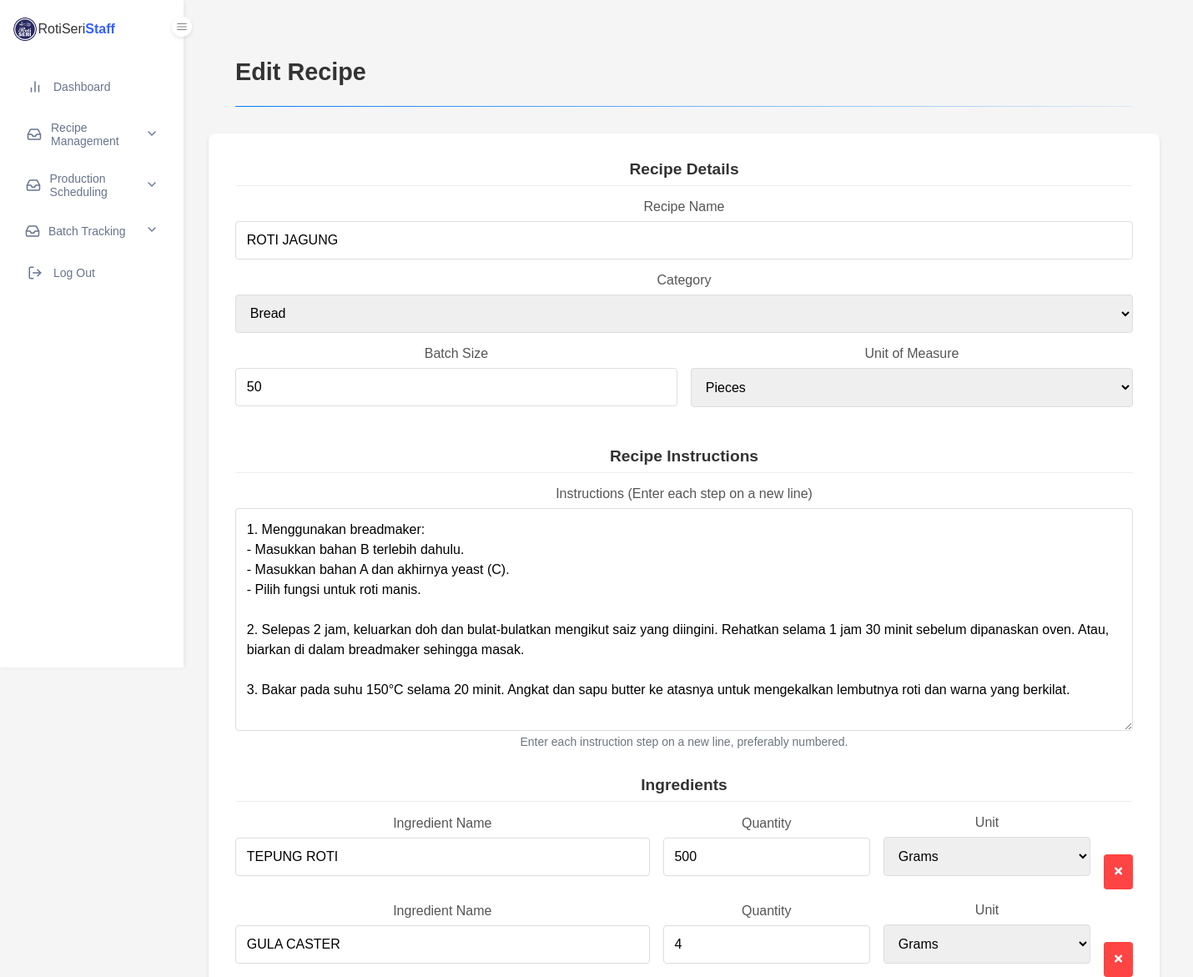
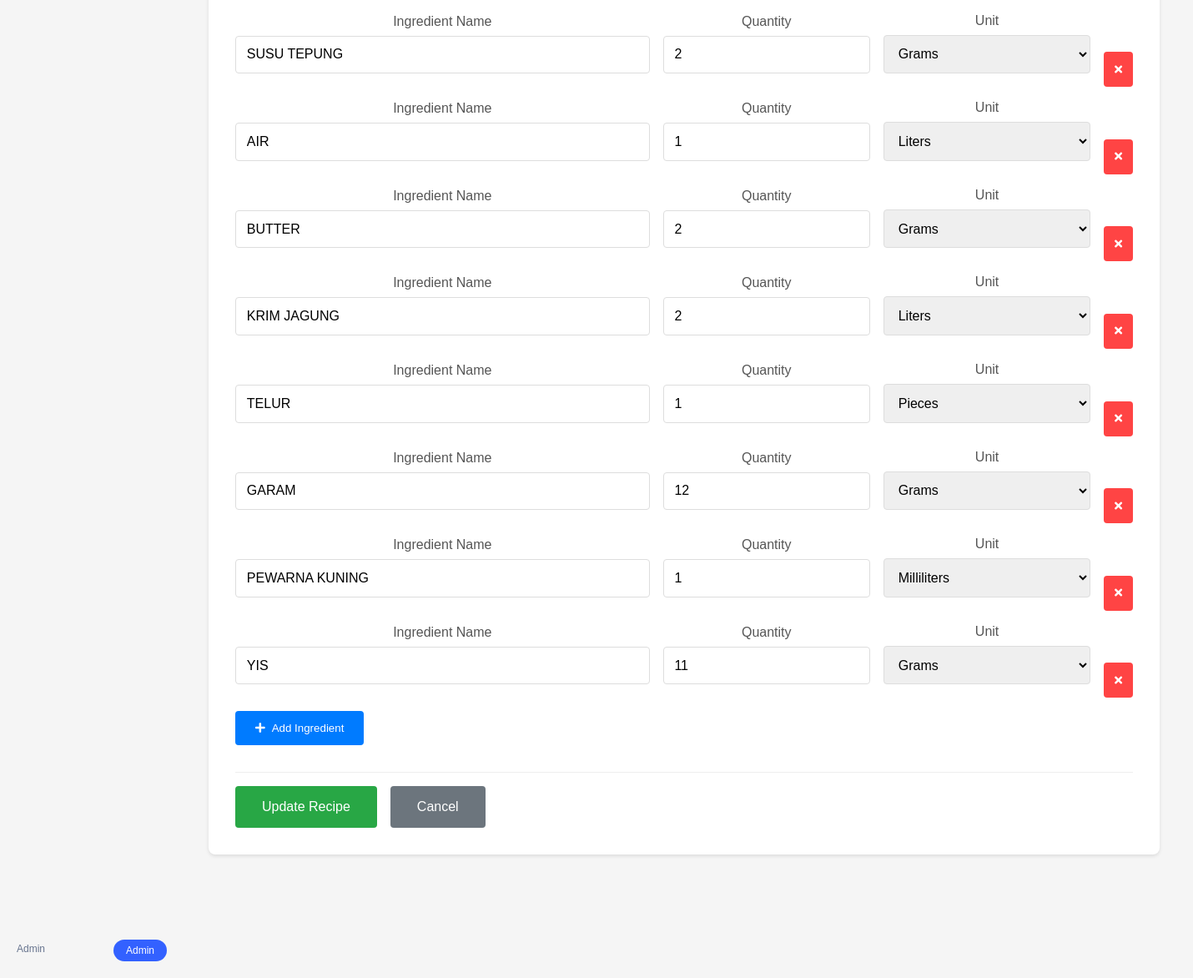
/rotiseriproduction/edit_recipe.php?id=16 (signed in), run on the app's committed database (2 pictures, top to bottom).
### tables this page shows
CREATE TABLE `tbl_recipe` (
  `recipe_id` int(6) NOT NULL,
  `recipe_name` varchar(100) NOT NULL,
  `recipe_category` varchar(100) NOT NULL,
  `recipe_batchSize` int(6) NOT NULL,
  `recipe_unitOfMeasure` varchar(50) NOT NULL,
  `recipe_instructions` text NOT NULL,
  `recipe_dateCreated` timestamp NOT NULL DEFAULT current_timestamp(),
  `recipe_dateUpdated` timestamp NOT NULL DEFAULT current_timestamp() ON UPDATE current_timestamp(),
  `image_path` varchar(255) DEFAULT NULL
);

CREATE TABLE `tbl_ingredients` (
  `ingredient_id` int(6) NOT NULL,
  `product_id` varchar(10) DEFAULT NULL,
  `recipe_id` int(6) NOT NULL,
  `ingredient_name` varchar(200) NOT NULL,
  `ingredient_quantity` int(6) NOT NULL,
  `ingredient_unitOfMeasure` varchar(50) NOT NULL,
  `inventory_units_required` decimal(10,4) DEFAULT NULL,
  `conversion_factor` decimal(10,4) DEFAULT NULL,
  `conversion_notes` text DEFAULT NULL
);

### rotiseriproduction/edit_recipe.php (the view, shortened to what this page needs)
<?php
require_once 'config/db_connection.php';
$recipe_id = $_GET['id'];
try {
    $stmt = $conn->prepare("SELECT * FROM tbl_recipe WHERE recipe_id = ?");
    $stmt->execute([$recipe_id]);
    $recipe = $stmt->fetch(PDO::FETCH_ASSOC);
    $stmt = $conn->prepare("SELECT * FROM tbl_ingredients WHERE recipe_id = ?");
    $stmt->execute([$recipe_id]);
    $ingredients = $stmt->fetchAll(PDO::FETCH_ASSOC);
} catch(PDOException $e) {
    $error_message = "Error: " . $e->getMessage();
}
?>
<!DOCTYPE html>
<html lang="en">
<head>
    <link rel="stylesheet" href="css/style.css">
    <link rel="stylesheet" href="css/dashboard.css">
    <link rel="stylesheet" href="css/add_recipe.css">
    <link rel="stylesheet" href="https://cdnjs.cloudflare.com/ajax/libs/font-awesome/5.15.4/css/all.min.css">
</head>
<body>
    <?php include 'includes/dashboard_navigation.php'; ?>
    <main class="main-content">
        <div class="page-header">
            <h1>Edit Recipe</h1>
            <div class="divider"></div>
        </div>
        <form method="POST" class="recipe-form">
            <div class="form-section">
                <h2>Recipe Details</h2>
                <div class="form-group">
                    <label for="recipe_name">Recipe Name</label>
                    <input type="text" id="recipe_name" name="recipe_name" value="<?php echo htmlspecialchars($recipe['recipe_name']); ?>" required>
                </div>
                <div class="form-group">
                    <label for="recipe_category">Category</label>
                    <select id="recipe_category" name="recipe_category" required>
                        <option value="Bread" <?php echo $recipe['recipe_category'] == 'Bread' ? 'selected' : ''; ?>>Bread</option>
                    </select>
                </div>
                <div class="form-row">
                    <div class="form-group">
                        <label for="batch_size">Batch Size</label>
                        <input type="number"
                               id="batch_size"
                               name="batch_size"
                               step="0.01"
                               min="0.01"
                               value="<?php echo $recipe['recipe_batchSize']; ?>"
                               required
                               oninput="validateBatchSize(this)"
                               onblur="validateBatchSize(this)">
                    </div>
                    <div class="form-group">
                        <label for="unit_of_measure">Unit of Measure</label>
                        <select id="unit_of_measure" name="unit_of_measure" required>
                            <option value="pcs" <?php echo $recipe['recipe_unitOfMeasure'] == 'pcs' ? 'selected' : ''; ?>>Pieces</option>
                        </select>
                    </div>
                </div>
            </div>
            <div class="form-section">
                <h2>Recipe Instructions</h2>
                <div class="form-group">
                    <label for="recipe_instructions">Instructions (Enter each step on a new line)</label>
                    <textarea
                        id="recipe_instructions"
                        name="recipe_instructions"
                        rows="10"
                        required
                    ><?php echo htmlspecialchars($recipe['recipe_instructions']); ?></textarea>
                    <small class="form-text">Enter each instruction step on a new line, preferably numbered.</small>
                </div>
            </div>
            <div class="form-section">
                <h2>Ingredients</h2>
                <div id="ingredients-container">
                    <?php foreach ($ingredients as $ingredient): ?>
                        <div class="ingredient-row">
                            <div class="form-group">
                                <label>Ingredient Name</label>
                                <input type="text"
                                       name="ingredient_name[]"
                                       value="<?php echo htmlspecialchars($ingredient['ingredient_name']); ?>"
                                       required>
                            </div>
                            <div class="form-group">
                                <label>Quantity</label>
                                <input type="number"
                                       name="ingredient_quantity[]"
                                       step="0.01"
                                       min="0.01"
                                       value="<?php echo $ingredient['ingredient_quantity']; ?>"
                                       required
                                       oninput="validateQuantity(this)"
                                       onblur="validateQuantity(this)">
                            </div>
                            <div class="form-group">
                                <label>Unit</label>
                                <select name="ingredient_unit[]" required>
                                    <option value="g" <?php echo $ingredient['ingredient_unitOfMeasure'] == 'g' ? 'selected' : ''; ?>>Grams</option>
                                    <option value="l" <?php echo $ingredient['ingredient_unitOfMeasure'] == 'l' ? 'selected' : ''; ?>>Liters</option>
                                    <option value="ml" <?php echo $ingredient['ingredient_unitOfMeasure'] == 'ml' ? 'selected' : ''; ?>>Milliliters</option>
                                    <option value="pcs" <?php echo $ingredient['ingredient_unitOfMeasure'] == 'pcs' ? 'selected' : ''; ?>>Pieces</option>
                                </select>
                            </div>
                            <button type="button" class="remove-ingredient" onclick="removeIngredient(this)">
                                <i class="fas fa-times"></i>
                            </button>
                        </div>
                    <?php endforeach; ?>
                </div>
                <button type="button" class="add-ingredient" onclick="addIngredient()">
                    <i class="fas fa-plus"></i> Add Ingredient
                </button>
            </div>
            <div class="form-actions">
                <button type="submit" class="submit-btn">Update Recipe</button>
                <a href="view_recipes.php" class="cancel-btn">Cancel</a>
            </div>
        </form>
    </main>
</body>
</html>

### rotiseriproduction/css/style.css (style rules this page uses)
* { margin: 0; padding: 0; box-sizing: border-box; font-family: Arial, sans-serif; }
body { background: linear-gradient(rgba(0, 0, 0, 0.6), rgba(0, 0, 0, 0.6)), url('../assets/images/banner.png'); background-size: cover; background-position: center; background-attachment: fixed; min-height: 100vh; color: white; display: flex; flex-direction: column; }
main { max-width: 1200px; margin: 8rem auto; text-align: center; padding: 0 1rem; flex: 1; }

### rotiseriproduction/css/dashboard.css (style rules this page uses)
body { display: grid; grid-template-areas: "sidebar topbar" "sidebar main" "sidebar bottombar"; grid-template-columns: 250px 1fr; grid-template-rows: 50px 1fr auto; min-height: 100vh; background-color: white; position: relative; background-image: none; }
.main-content { grid-area: main; padding: 2rem 2rem 0 0; margin-top: 50px; margin-left: 0; width: calc(100% - 0px); transition: width 0.3s ease, margin-left 0.3s ease; padding-left: 0; display: block; }
.page-header { padding: 0 2rem; margin-bottom: 2rem; text-align: left; }
.page-header h1 { font-size: 1.8rem; color: #333; margin: 0; padding-bottom: 1rem; }
.divider { height: 1px; background: linear-gradient(to right, #007bff, rgba(0, 123, 255, 0.1)); margin-top: 0.5rem; width: 100%; align-self: flex-start; }

### rotiseriproduction/css/add_recipe.css (style rules this page uses)
.recipe-form { background: white; padding: 2rem; border-radius: 8px; box-shadow: 0 2px 4px rgba(0,0,0,0.1); }
.form-section { margin-bottom: 2rem; }
.form-section h2 { font-size: 1.2rem; color: #333; margin-bottom: 1rem; padding-bottom: 0.5rem; border-bottom: 1px solid #eee; }
.form-group { margin-bottom: 1rem; }
.form-group label { display: block; margin-bottom: 0.5rem; color: #555; }
.form-group input, .form-group select { width: 100%; padding: 0.8rem; border: 1px solid #ddd; border-radius: 4px; font-size: 1rem; }
.form-row { display: grid; grid-template-columns: 1fr 1fr; gap: 1rem; }
.ingredient-row { display: grid; grid-template-columns: 2fr 1fr 1fr auto; gap: 1rem; align-items: end; margin-bottom: 1rem; }
.remove-ingredient { background: #ff4444; color: white; border: none; border-radius: 4px; padding: 0.8rem; cursor: pointer; height: 42px; }
.add-ingredient { background: #007bff; color: white; border: none; border-radius: 4px; padding: 0.8rem 1.5rem; cursor: pointer; display: flex; align-items: center; gap: 0.5rem; }
.form-actions { margin-top: 2rem; padding-top: 1rem; border-top: 1px solid #eee; display: flex; gap: 1rem; }
.submit-btn { background: #28a745; color: white; border: none; border-radius: 4px; padding: 1rem 2rem; font-size: 1rem; cursor: pointer; transition: background-color 0.3s; }
.cancel-btn { background: #6c757d; color: white; border: none; border-radius: 4px; padding: 1rem 2rem; font-size: 1rem; cursor: pointer; text-decoration: none; transition: background-color 0.3s; }
#recipe_instructions { width: 100%; padding: 0.8rem; border: 1px solid #ddd; border-radius: 4px; font-size: 1rem; font-family: inherit; resize: vertical; min-height: 200px; line-height: 1.5; }
.form-text { color: #6c757d; font-size: 0.875rem; margin-top: 0.25rem; }

### rotiseriproduction/includes/dashboard_navigation.php (style rules this page uses)
* { margin: 0; padding: 0; box-sizing: border-box; font-family: Arial, sans-serif; }
body { display: flex; background-color: #f5f5f5; }
.main-content { flex: 1; margin-left: 220px; padding: 20px 30px; }

### data on the page
tbl_recipe: recipe_name "ROTI JAGUNG", recipe_category "Bread", batch_size "50", unit_of_measure "Pieces", recipe_instructions "1. Menggunakan breadmaker: - Masukkan bahan B terlebih dahulu. - Masukkan bahan A dan akhirnya yeast (C). - Pilih fungsi untuk roti manis. 2. Selepas 2 jam, keluarkan doh dan bulat-bulatkan mengikut saiz yang diingini. Rehatkan selama 1 jam 30 minit sebelum dipanaskan oven. Atau, biarkan di dalam breadmaker sehingga masak. 3. Bakar pada suhu 150°C selama 20 minit. Angkat dan sapu butter ke atasnya untuk mengekalkan lembutnya roti dan warna yang berkilat."
tbl_ingredients: ingredient_name "TEPUNG ROTI", ingredient_quantity "500", ingredient_unitOfMeasure "Grams"
tbl_ingredients: ingredient_name "GULA CASTER", ingredient_quantity "4", ingredient_unitOfMeasure "Grams"
tbl_ingredients: ingredient_name "SUSU TEPUNG", ingredient_quantity "2", ingredient_unitOfMeasure "Grams"
tbl_ingredients: ingredient_name "AIR", ingredient_quantity "1", ingredient_unitOfMeasure "Liters"
tbl_ingredients: ingredient_name "BUTTER", ingredient_quantity "2", ingredient_unitOfMeasure "Grams"
tbl_ingredients: ingredient_name "KRIM JAGUNG", ingredient_quantity "2", ingredient_unitOfMeasure "Liters"
tbl_ingredients: ingredient_name "TELUR", ingredient_quantity "1", ingredient_unitOfMeasure "Pieces"
tbl_ingredients: ingredient_name "GARAM", ingredient_quantity "12", ingredient_unitOfMeasure "Grams"
tbl_ingredients: ingredient_name "PEWARNA KUNING", ingredient_quantity "1", ingredient_unitOfMeasure "Milliliters"
tbl_ingredients: ingredient_name "YIS", ingredient_quantity "11", ingredient_unitOfMeasure "Grams"

### other printed values
$_SESSION['user_fullName'] "Admin"
$_SESSION['user_role'] "Admin"
